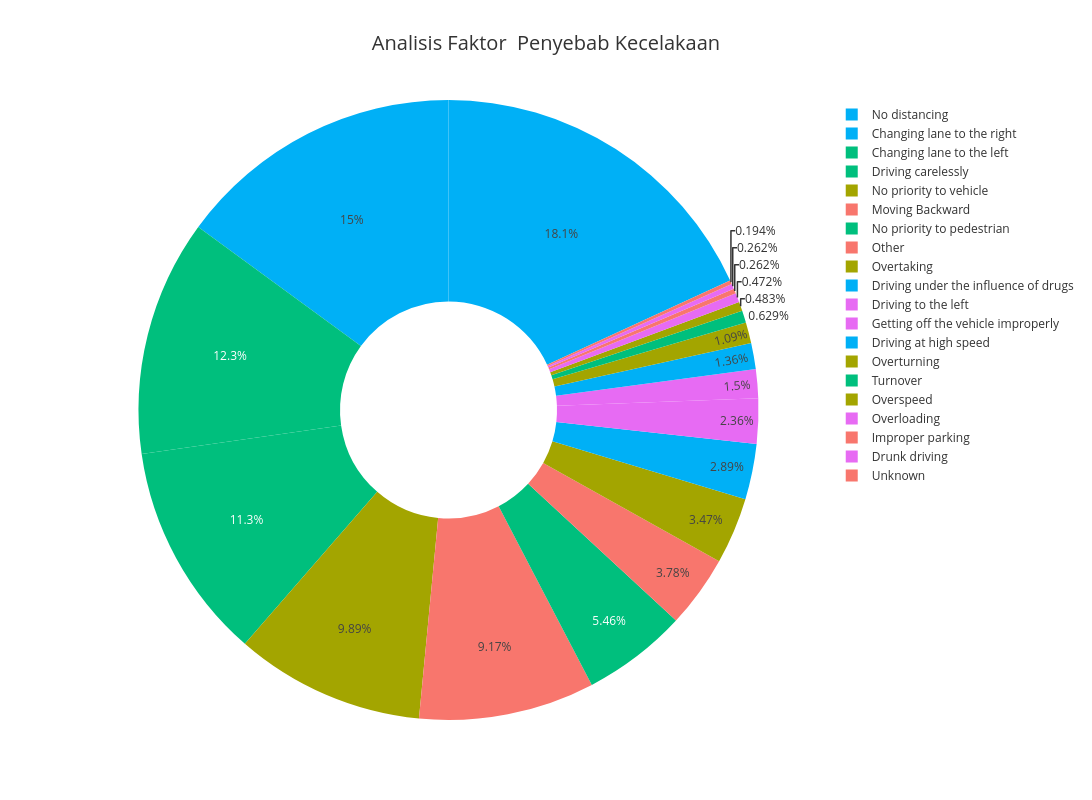

The notebook cell this image was saved under:
### Code cell
fig = px.pie(df,df['Cause_of_accident'],df['Number_of_casualties'],color='Cause_of_accident',template='ggplot2',hole=0.35, title='Analisis Faktor  Penyebab Kecelakaan')
fig.update_layout(width=1200, height=800, title={'x': 0.5, 'xanchor': 'center', 'font':{'size':20}})

### Figure 1 — Plotly figure (JSON) as saved in the notebook; plotly's stock layout.template omitted (floating-point values rounded to 4 significant figures; data arrays with more than 128 entries replaced by an {"elided": "..."} marker saying what was removed)
{"data": [{"customdata": {"elided": "12316x1 str values"}, "domain": {"x": [0, 1], "y": [0, 1]}, "hole": 0.35, "hovertemplate": "Cause_of_accident=%{customdata[0]}<br>Number_of_casualties=%{value}<extra></extra>", "labels": {"elided": "12316 str values"}, "legendgroup": "", "marker": {"colors": {"elided": "12316 str values"}}, "name": "", "showlegend": true, "type": "pie", "values": {"elided": "12316 int values"}}], "layout": {"height": 800, "legend": {"tracegroupgap": 0}, "title": {"font": {"size": 20}, "text": "Analisis Faktor  Penyebab Kecelakaan", "x": 0.5, "xanchor": "center"}, "width": 1200}}
